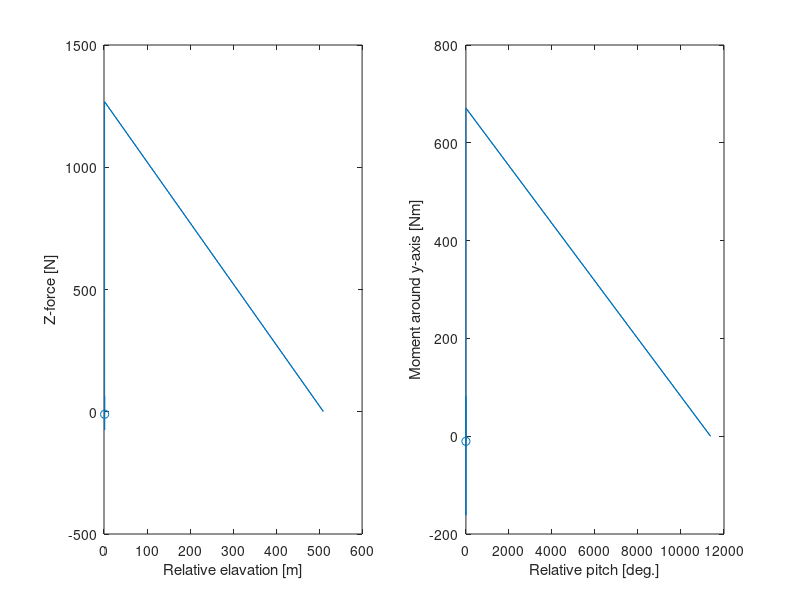

Here is the MATLAB script that generated this plot:
fid = fopen('calc_equi_07072020.txt','rt');
C = textscan(fid, '%f%f%f%f%f%f');
fclose(fid);
A = cell2mat(C)
[s1 s2] = size(A);
A(:,2) = A(:,2).*180/pi;
for i=1:s1

clf 
figure(1)
% plot3(A(1:i,1),A(1:i,2),A(1:i,3));
% hold on
% plot3(A(1:i,1),A(1:i,2),A(1:i,4));
% xLimits = get(gca,'XLim');  yLimits = get(gca,'YLim');  zLimits = get(gca,'ZLim');
% [X,Y]=meshgrid(xLimits(1):0.001:xLimits(2),yLimits(1):0.001:yLimits(2));
% Z=Y.*0;                  
% s=surf(X,Y,Z,'EdgeColor','none','FaceAlpha',0.8,'FaceColor','b');
clf
figure(1)                  
subplot(1,2,1)
plot(A(1:i,1),A(1:i,3));
ylabel('Z-force [N]');
xlabel('Relative elavation [m]')
%xlim([-0.4 -0.2])
hold on
scatter(A(i,1),A(i,3));
% subplot(2,2,2)
% plot(A(1:i,2),A(1:i,3));
% hold on
% scatter(A(i,2),A(i,3));
% subplot(2,2,3)
% plot(A(1:i,1),A(1:i,4));
% hold on
% scatter(A(i,1),A(i,4));
subplot(1,2,2)

plot(A(1:i,2),A(1:i,4));
ylabel('Moment around y-axis [Nm]');
xlabel('Relative pitch [deg.]')
%xlim([-0.5 1.5])
hold on
scatter(A(i,2),A(i,4));

set(gcf,'color','w');

pause



end    